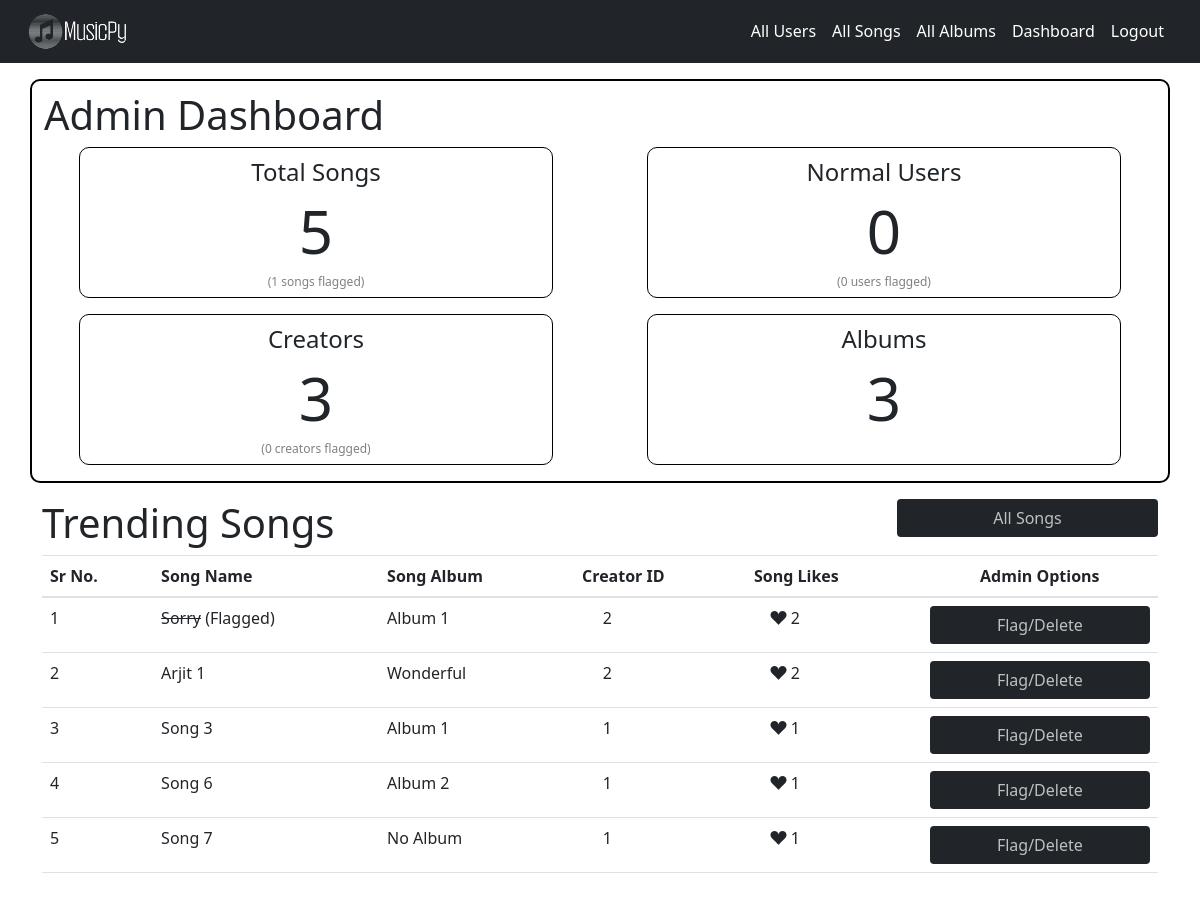
Page /admin/dashboard (signed in) on the committed database.
### db_config.py (models this page shows, shortened)
class Song(db.Model):
    __tablename__ = 'Song'
    id = db.Column(db.Integer, nullable=False, primary_key=True, unique=True, autoincrement=True)
    name = db.Column(db.String, nullable=False)
    album = db.Column(db.String, db.ForeignKey('Album.name'), nullable=False)
    lyrics = db.Column(db.String, nullable=False)
    release_date = db.Column(db.DATE, nullable=False)
    creator_id = db.Column(db.Integer, db.ForeignKey("User.id"),  nullable=False)
    url = db.Column(db.TEXT)
    flagged = db.Column(db.String, nullable=False, default="False")
    likes = db.Column(db.Integer)

### app.py (the view)
@app.route('/admin/dashboard')
@admin
def admin_dashboard():
        message = request.args.get("message")
        users = User.query.filter_by(role="User").all()
        albums = Album.query.all()
        songs = Song.query.order_by(Song.likes.desc()).limit(5).all()
        creators = User.query.filter_by(role="Creator").all()
        flagged_songs = Song.query.filter_by(flagged="True").all()
        flagged_users = User.query.filter_by(flagged="True", role="User").all()
        flagged_creators = User.query.filter_by(flagged="True", role="Creator").all()
        count = {"songs_count" : len(songs), "users_count" : len(users),
                 "creators_count" : len(creators),
                 "albums_count" : len(albums),
                 "flagged_users" : len(flagged_users), "flagged_songs" : len(flagged_songs),
                 "flagged_creators" : len(flagged_creators)
                }
        return render_template('admin dashboard.html', songs=songs, message=message, count = count)

### templates/admin dashboard.html (shortened to what this page needs)
{% extends 'layout/admin layout.html' %}
{% block element %}
    <div class="container container-box mt-3">
        <h1>Admin Dashboard</h1>
        <div class="row justify-content-around mb-3">
            <div class="col-5 box-3">
                <h4 style="font-size:2vw;">Total Songs</h2>
                <h3 style="font-size:5vw;">{{ count["songs_count"] }}</h3>
                <h6 style="font-size: 1vw; color: gray;">({{ count["flagged_songs"]}} songs flagged)</h6>
            </div>
            <div class="col-5 box-3">
                <h2 style="font-size:2vw;">Normal Users</h2>
                <h3 style="font-size:5vw;">{{ count["users_count"] }}</h3>
                <h6 style="font-size: 1vw; color: gray;">({{ count["flagged_users"]}} users flagged)</h6>
            </div>
        </div>
        <div class="row justify-content-around mb-3">
            <div class="col-5 box-3">
                <h2 style="font-size:2vw;">Creators</h2>
                <h3 style="font-size:5vw;">{{ count["creators_count"] }}</h3>
                <h6 style="font-size: 1vw; color: gray;">({{ count["flagged_creators"]}} creators flagged)</h6>
            </div>
            <div class="col-5 box-3">
                <h2 style="font-size:2vw;">Albums</h2>
                <h3 style="font-size:5vw;">{{ count["albums_count"]-1 }}</h3>
            </div>
        </div>
    </div>
    <div class="container mt-3 mb-5">
        <div class="row">
                <div class="col-5">
                    <h1>Trending Songs</h1>
                </div>
                <div class="col-3 offset-4">
                    <a href="/admin/song/all" class="btn btn-block custom-button">All Songs</a>
                </div>
        </div>
        <table class="table table-hover">
            <thead>
                <tr>
                    <th>Sr No.</th>
                    <th>Song Name</th>
                    <th>Song Album</th>
                    <th>Creator ID</th>
                    <th>Song Likes</th>
                    <th style="text-align: center;">Admin Options</th>
                </tr>
            </thead>
            <tbody>
                {% for song in songs %}
                <tr>
                    <td>{{loop.index}}</td>
                    {% if song.flagged == "True" %}
                        <td><s>{{song.name}}</s> (Flagged)</td>
                    {% else %}
                        <td>{{song.name}}</td>
                    {% endif %}
                    <td>{{song.album}}</td>
                    <td> &nbsp;&nbsp;&nbsp;&nbsp;&nbsp;{{song.creator_id}}</td>
                    <td> &nbsp;&nbsp;&nbsp; <i class="bi bi-suit-heart-fill"></i> {{song.likes}}</span></td>
                    <td><a href="/admin/song/edit/{{song.id}}" class="btn btn-block custom-button">Flag/Delete</a></td>
                </tr>
                {% endfor %}
            </tbody>
        </table>
    </div>
{% endblock %}

### templates/layout/admin layout.html (shortened to what this page needs)
<!DOCTYPE html>
<html lang="en">
<head>
    <link href="https://maxcdn.bootstrapcdn.com/bootstrap/4.5.2/css/bootstrap.min.css" rel="stylesheet">
    <link href="https://cdn.jsdelivr.net/npm/bootstrap@5.1.1/dist/css/bootstrap.min.css" rel="stylesheet">
    <link rel="stylesheet" href="{{ url_for('static', filename='css/style.css') }}">
    <link rel='stylesheet' href='https://cdn.jsdelivr.net/npm/bootstrap-icons@1.11.1/font/bootstrap-icons.css'>
</head>
<body>
    <nav class="navbar navbar-expand-lg navbar-dark bg-dark">
        <div class="container-fluid">
            <a class="navbar-brand" href="/admin/dashboard"><img src="{{ url_for('static', filename='logo.png') }}" alt="Logo" style="width:100px;" class="rounded-pill"></a>
            <div class="collapse navbar-collapse" id="navbarSupportedContent">
                <ul class="navbar-nav">
                    <li class="nav-item">
                        <a class="nav-link active" href="/admin/user/all">All Users</a>
                    </li>
                    <li class="nav-item">
                        <a class="nav-link active" href="/admin/song/all">All Songs</a>
                    </li>
                    <li class="nav-item">
                        <a class="nav-link active" href="/admin/album/all">All Albums</a>
                    </li>
                    <li class="nav-item">
                        <a class="nav-link active" href="/admin/dashboard">Dashboard</a>
                    </li>
                    <li class="nav-item">
                        <a class="nav-link active" href="/admin/logout">Logout</a>
                    </li>
                </ul>
            </div>
        </div>
    </nav>
{% block element %}
{% endblock %}
</body>
</html>

### static/css/style.css (style rules this page uses)
.custom-button { background-color: #212529; color: #ffffffb5; }
.container-box { border: 2px solid black; border-radius: 10px; padding-top: 10px; }
.box-3 { border: 1px solid black; border-radius: 10px; padding-top: 10px; text-align: center; }

### rows in the picture
Song: name "Sorry", album "Album 1", creator_id "2", likes "2"
Song: name "Arjit 1", album "Wonderful", creator_id "2", likes "2"
Song: name "Song 3", album "Album 1", creator_id "1", likes "1"
Song: name "Song 6", album "Album 2", creator_id "1", likes "1"
Song: name "Song 7", album "No Album", creator_id "1", likes "1"

### other values in the picture
{{ count["songs_count"] }} "5"
{{ count["flagged_songs"] }} "1"
{{ count["users_count"] }} "0"
{{ count["flagged_users"] }} "0"
{{ count["creators_count"] }} "3"
{{ count["flagged_creators"] }} "0"
{{ count["albums_count"]-1 }} "3"
